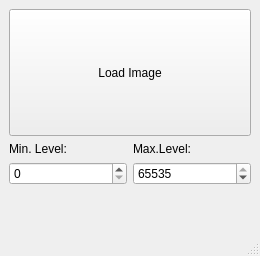
<?xml version="1.0" encoding="UTF-8"?>
<ui version="4.0">
 <class>MainWindow</class>
 <widget class="QMainWindow" name="MainWindow">
  <property name="geometry">
   <rect>
    <x>0</x>
    <y>0</y>
    <width>260</width>
    <height>256</height>
   </rect>
  </property>
  <property name="sizePolicy">
   <sizepolicy hsizetype="Preferred" vsizetype="Expanding">
    <horstretch>0</horstretch>
    <verstretch>0</verstretch>
   </sizepolicy>
  </property>
  <property name="windowTitle">
   <string>Raw Image Viewer</string>
  </property>
  <property name="windowIcon">
   <iconset>
    <normaloff>resources/rawImageViewer/icon.ico</normaloff>resources/rawImageViewer/icon.ico</iconset>
  </property>
  <property name="unifiedTitleAndToolBarOnMac">
   <bool>false</bool>
  </property>
  <widget class="QWidget" name="centralwidget">
   <layout class="QGridLayout" name="gridLayout">
    <item row="4" column="1">
     <widget class="QSpinBox" name="spinBox_max">
      <property name="maximum">
       <number>65535</number>
      </property>
      <property name="value">
       <number>65535</number>
      </property>
     </widget>
    </item>
    <item row="2" column="0">
     <widget class="QLabel" name="label">
      <property name="text">
       <string>Min. Level:</string>
      </property>
     </widget>
    </item>
    <item row="2" column="1">
     <widget class="QLabel" name="label_2">
      <property name="text">
       <string>Max.Level:</string>
      </property>
     </widget>
    </item>
    <item row="4" column="0">
     <widget class="QSpinBox" name="spinBox_min">
      <property name="maximum">
       <number>65535</number>
      </property>
     </widget>
    </item>
    <item row="1" column="0" colspan="2">
     <widget class="QPushButton" name="pushButton">
      <property name="sizePolicy">
       <sizepolicy hsizetype="Minimum" vsizetype="Minimum">
        <horstretch>0</horstretch>
        <verstretch>10</verstretch>
       </sizepolicy>
      </property>
      <property name="text">
       <string>Load Image</string>
      </property>
     </widget>
    </item>
    <item row="5" column="0" colspan="2">
     <spacer name="verticalSpacer">
      <property name="orientation">
       <enum>Qt::Vertical</enum>
      </property>
      <property name="sizeHint" stdset="0">
       <size>
        <width>20</width>
        <height>40</height>
       </size>
      </property>
     </spacer>
    </item>
   </layout>
  </widget>
  <widget class="QStatusBar" name="statusbar"/>
  <action name="actionSingle">
   <property name="text">
    <string>Single</string>
   </property>
  </action>
  <action name="actionBatch">
   <property name="text">
    <string>Batch</string>
   </property>
  </action>
 </widget>
 <resources/>
 <connections/>
</ui>
